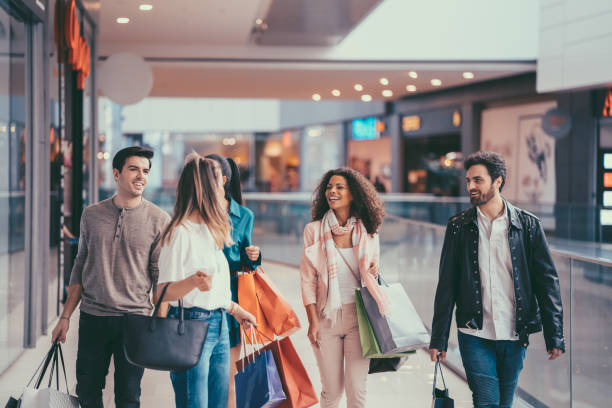
#> input picture testing.jpeg, 612 x 408 px, given in place of the camera
$ python human_detection.py
#> lines starting #> are read from the running program, lines starting #| are printed output that depends on the picture; after the words box and inside, x2 and y2 are one past the last pixel; in counts of white or black regions, pixels touching at a corner belong together
# import the necessary packages
import numpy as np
import cv2

# initialize the HOG descriptor/person detector
hog = cv2.HOGDescriptor()
hog.setSVMDetector(cv2.HOGDescriptor_getDefaultPeopleDetector())

cv2.startWindowThread()

# open webcam video stream
cap = cv2.VideoCapture(0)
cap.set(cv2.CAP_PROP_FPS, 4)

# the output will be written to output.avi
# out = cv2.VideoWriter("output.avi", cv2.VideoWriter_fourcc(*"MJPG"), 15.0, (640, 480))

while True:
    # Capture frame-by-frame
    ret, frame = cap.read()
#> frame is the input picture: shape (408, 612, 3); mean B, G, R 128.6, 129.2, 134.6

    # resizing for faster detection
    frame = cv2.resize(frame, (640, 480))
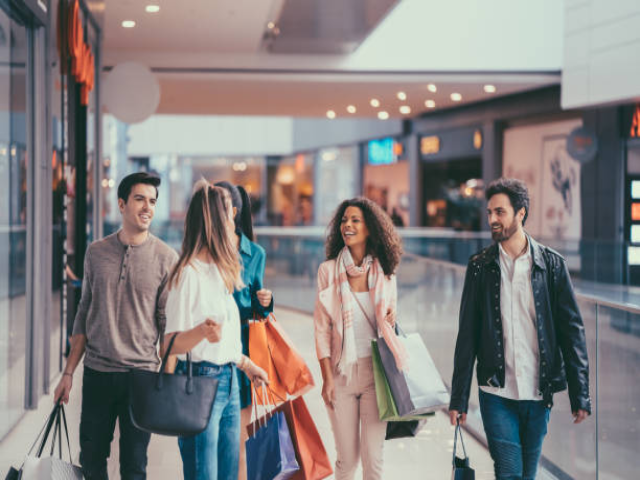
#> frame: shape (480, 640, 3); mean B, G, R 128.5, 129.1, 134.5
    # using a greyscale picture, also for faster detection
    gray = cv2.cvtColor(frame, cv2.COLOR_RGB2GRAY)
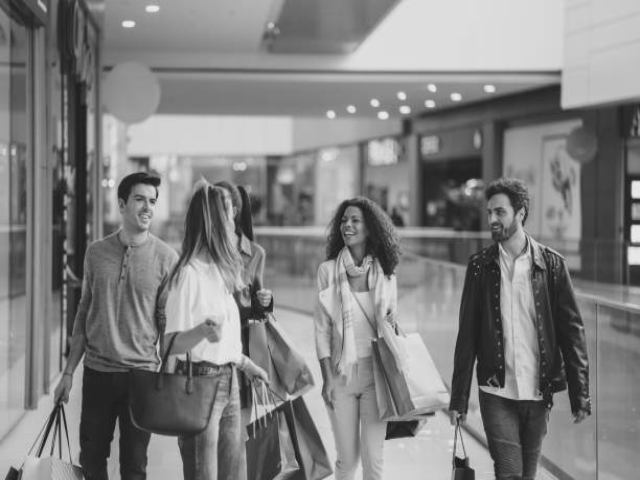
#> gray: shape (480, 640); min 17, max 238, mean 129.5

    # detect people in the image
    # returns the bounding boxes for the detected objects
    boxes, weights = hog.detectMultiScale(frame, winStride=(4, 4), padding=(4, 4), scale=1.05)
#> boxes = [[169, 158, 65, 130], [469, 164, 66, 133], [80, 180, 106, 211], [287, 148, 151, 302]]; weights = [0.609, 0.374, 0.831, 1.35]

    # getting no. of human detected
    print('Human Detected : ', len(boxes))
#| Human Detected :  4

    boxes = np.array([[x, y, x + w, y + h] for (x, y, w, h) in boxes])
#> boxes = [[169, 158, 234, 288], [469, 164, 535, 297], [80, 180, 186, 391], [287, 148, 438, 450]]

    for xA, yA, xB, yB in boxes:
        # display the detected boxes in the colour picture
        cv2.rectangle(frame, (xA, yA), (xB, yB), (0, 255, 0), 2)
#> this loop made 4 passes
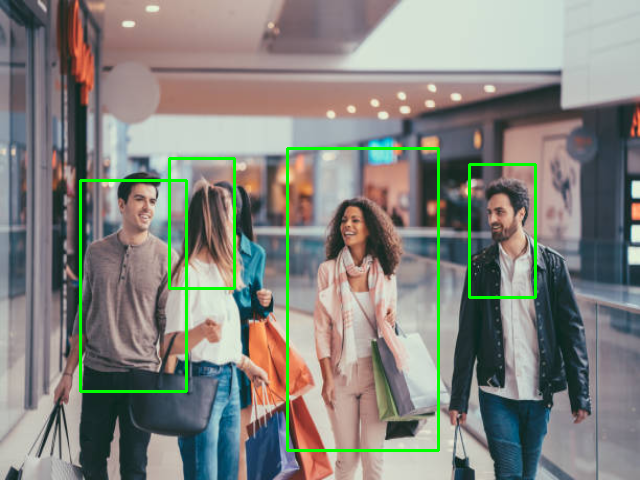
#> frame: shape (480, 640, 3); 2.26% of pixels changed, all inside (x1, y1, x2, y2) = (79, 147, 537, 452)

    # Write the output video
    # out.write(frame.astype("uint8"))
    # Display the resulting frame
    cv2.imshow("frame", frame)
    if cv2.waitKey(1) & 0xFF == ord("q"):
#> (key q is pressed here)
        break

# When everything done, release the capture
cap.release()
# and release the output
# out.release()
# finally, close the window
cv2.destroyAllWindows()
cv2.waitKey(1)

$ run again, on testinmultiple.jpeg
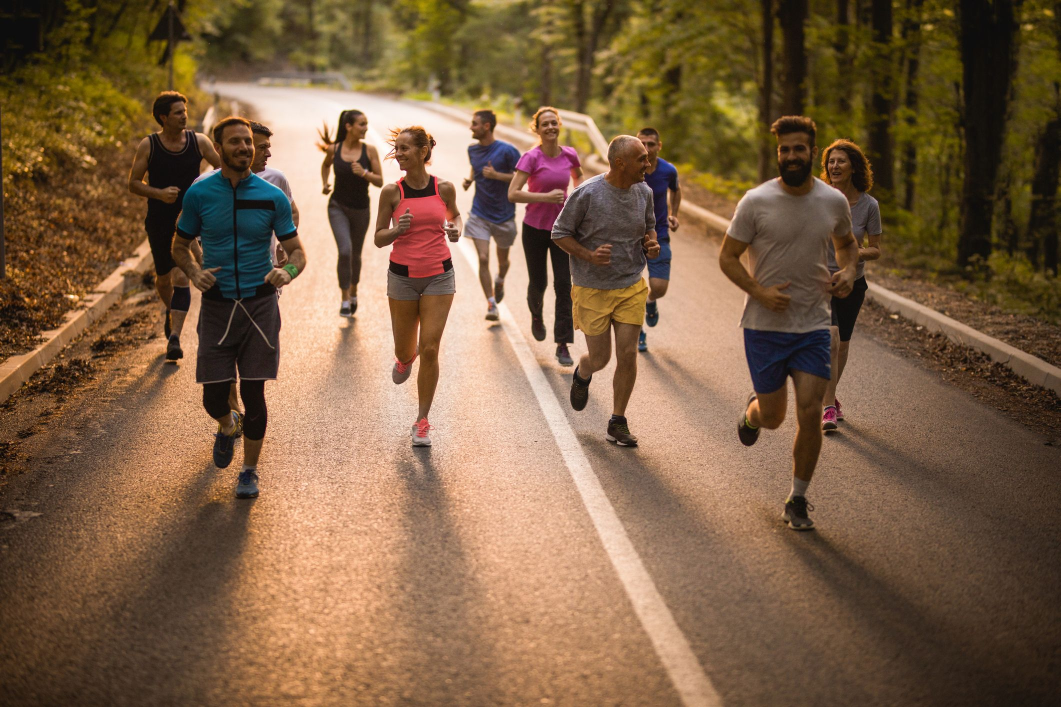
#> input picture testinmultiple.jpeg, 2121 x 1414 px, given in place of the camera (shown at 1/2 size)
#> frame is the input picture: shape (1414, 2121, 3); mean B, G, R 68.7, 96, 124.3
#> `gray = cv2.cvtColor(frame, cv2.COLOR_RGB2GRAY)`:
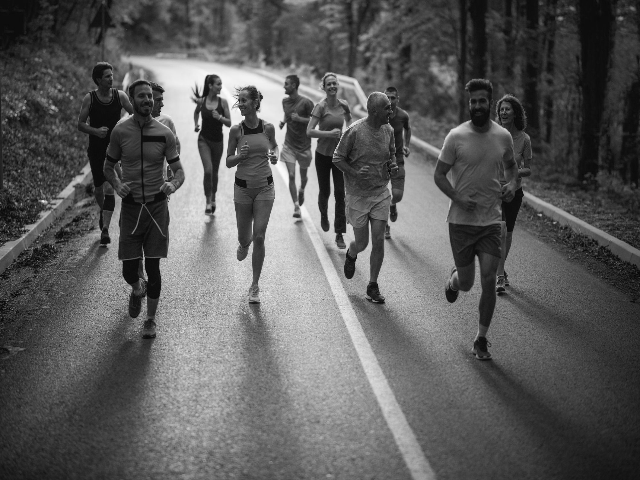
#> gray: shape (480, 640); min 3, max 253, mean 90.9
#> `boxes, weights = hog.detectMultiScale(frame, winStride=(4, 4), padding..`: boxes = [[169, 58, 85, 170], [257, 72, 84, 167], [278, 50, 109, 219], [59, 40, 168, 336], [180, 54, 145, 289], [395, 50, 171, 342]]; weights = [1.71, 0.634, 0.388, 0.905, 0.459, 1.12]
#| Human Detected :  6
#> `boxes = np.array([[x, y, x + w, y + h] for (x, y, w, h) in boxes])`: boxes = [[169, 58, 254, 228], [257, 72, 341, 239], [278, 50, 387, 269], [59, 40, 227, 376], [180, 54, 325, 343], [395, 50, 566, 392]]
#> the loop `for xA, yA, xB, yB in boxes:` made 6 passes
#> after the loop `for xA, yA, xB, yB in boxes:`:
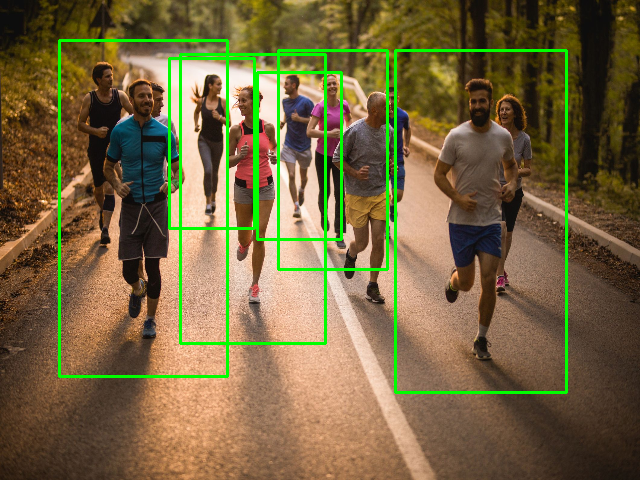
#> frame: shape (480, 640, 3); mean B, G, R 64.5, 101.9, 117.5
